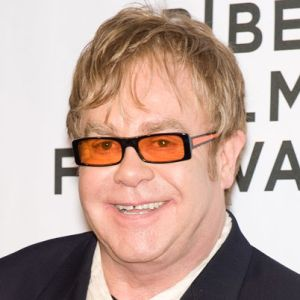
#> input picture img/test/elton_john/1.jpg, 300 x 300 px, found by its file name
$ jupyter execute --allow-errors face_recognition.ipynb   (shell and % lines are left out)
#> lines starting #> are read from the running program, lines starting #| are printed output that depends on the picture
<a href="https://colab.research.google.com/github/yusrizaltomo/uas-pcd-face-recognition/blob/master/face_recognition.ipynb" target="_parent"></a>

[cell 1]
import numpy as np
import cv2 as cv
from google.colab.patches import cv2_imshow

[cell 2]
haar_cascade = cv.CascadeClassifier('uas-pcd-face-recognition/haar_face.xml')

[cell 3]
people = ['Ben Afflek', 'Elton John', 'Jerry Seinfield', 'Madonna', 'Mindy Kaling']

[cell 4]
# features = np.load('features.npy', allow_pickle=True)
# labels = np.load('labels.npy')

face_recognizer = cv.face.LBPHFaceRecognizer_create()
#> (the rest of this cell did not finish here and is left out)

[cell 5]
img = cv.imread(r'uas-pcd-face-recognition/img/test/elton_john/1.jpg')
#> img is the input picture: shape (300, 300, 3); mean B, G, R 155.3, 165.1, 189.6
# img = cv.imread(r'uas-pcd-face-recognition/img/test/madonna/4.jpg')
# img = cv.imread(r'uas-pcd-face-recognition/img/test/ben_afflek/5.jpg')
# img = cv.imread(r'uas-pcd-face-recognition/img/test/jerry_seinfeld/3.jpg')

[cell 6]
gray = cv.cvtColor(img, cv.COLOR_BGR2GRAY)
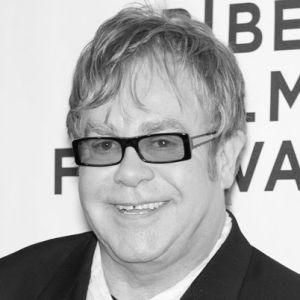
#> gray: shape (300, 300); min 2, max 255, mean 171.3
cv2_imshow(gray)

[cell 7]
faces_rect = haar_cascade.detectMultiScale(gray, 1.1, 4)
#> faces_rect = [[54, 80, 175, 175]]

#> (the rest of this cell did not finish here and is left out)


$ run again, with img/test/madonna/4.jpg copied over img/test/elton_john/1.jpg
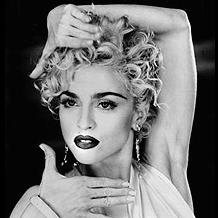
#> input picture img/test/madonna/4.jpg, 218 x 218 px, found by its file name
#> img is the input picture: shape (218, 218, 3); min 0, max 255, mean 109.6
#> faces_rect = [[38, 65, 97, 97]]

$ run again, with img/test/ben_afflek/5.jpg copied over img/test/elton_john/1.jpg
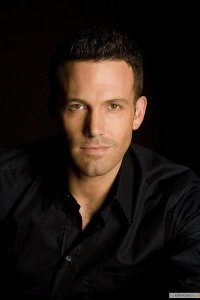
#> input picture img/test/ben_afflek/5.jpg, 200 x 300 px, found by its file name
#> img is the input picture: shape (300, 200, 3); mean B, G, R 18.5, 23.6, 32.9
#> `gray = cv.cvtColor(img, cv.COLOR_BGR2GRAY)`:
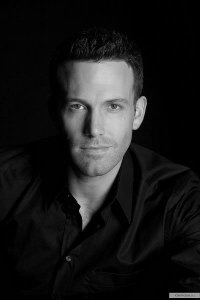
#> gray: shape (300, 200); min 0, max 219, mean 25.8
#> faces_rect = [[49, 69, 95, 95]]

$ run again, with img/test/jerry_seinfeld/3.jpg copied over img/test/elton_john/1.jpg
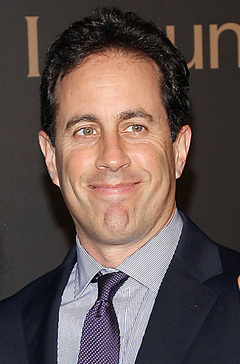
#> input picture img/test/jerry_seinfeld/3.jpg, 240 x 364 px, found by its file name
#> img is the input picture: shape (364, 240, 3); mean B, G, R 77.5, 81.3, 97.1
#> `gray = cv.cvtColor(img, cv.COLOR_BGR2GRAY)`:
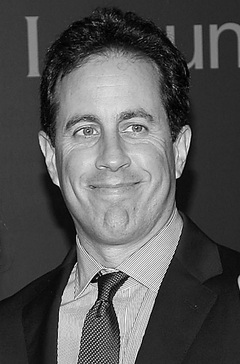
#> gray: shape (364, 240); min 0, max 255, mean 85.6
#> faces_rect = [[33, 68, 156, 156]]
